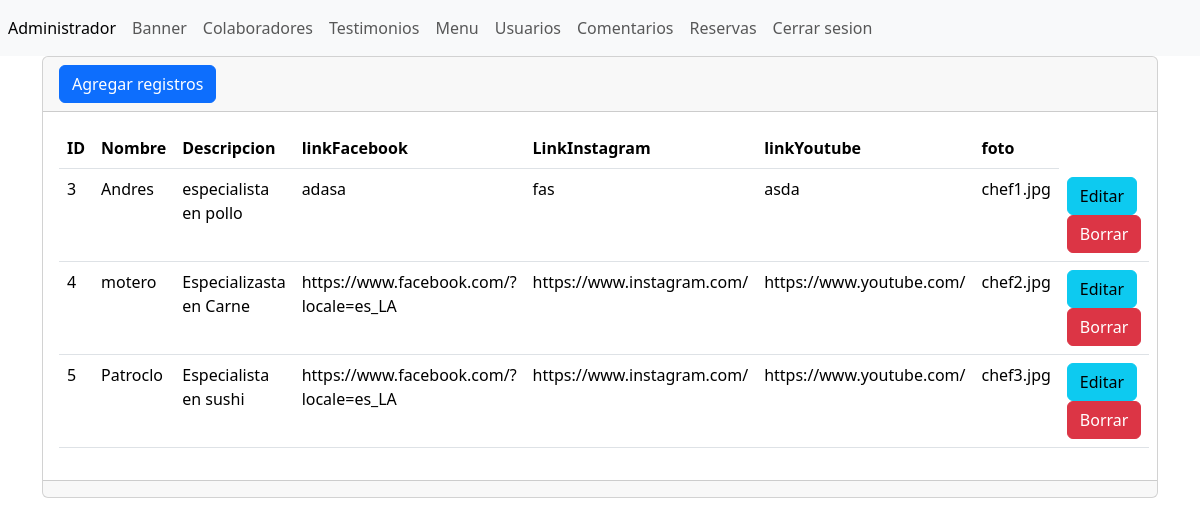
Page /admin/seccion/colaboradores/index.php on the committed database.
### tables this page shows
CREATE TABLE `colaboradores` (
  `id` int(11) NOT NULL,
  `nombre` varchar(255) NOT NULL,
  `descripcion` varchar(255) NOT NULL,
  `linkfacebook` varchar(255) NOT NULL,
  `linkinstagram` varchar(255) NOT NULL,
  `linkyoutube` varchar(255) NOT NULL,
  `foto` varchar(255) NOT NULL
);

### admin/seccion/colaboradores/index.php (the view, shortened to what this page needs)
<?php
include("../../bd.php");
$sentencia=$pdo->prepare("SELECT * FROM colaboradores;");
$sentencia->execute();
$resultado=$sentencia->fetchAll(PDO::FETCH_ASSOC);
?>
<!doctype html>
<html lang="en">
<head>
    <link
        href="https://cdn.jsdelivr.net/npm/bootstrap@5.3.2/dist/css/bootstrap.min.css"
        rel="stylesheet"
 />
</head>
<body>
    <header>
        <?php include("../../templates/header.php"); ?>
    </header>
    <main>
        <section class="container">
            <div class="card">
                <div class="card-header">
                    <a name="" id="" class="btn btn-primary" href="crear.php" role="button">Agregar registros</a>
                </div>
                <div class="card-body">
                    <div
                        class="table-responsive-sm">
                        <table
                            class="table">
                            <thead>
                                <tr>
                                    <th scope="col">ID</th>
                                    <th scope="col">Nombre</th>
                                    <th scope="col">Descripcion</th>
                                    <th scope="col">linkFacebook</th>
                                    <th scope="col">LinkInstagram</th>
                                    <th scope="col">linkYoutube</th>
                                    <th scope="col">foto</th>
                                </tr>
                            </thead>
                            <tbody>
                                <?php foreach($resultado as $key => $value):?>
                                <tr class="">
                                    <td><?php echo $value["id"];?></td>
                                    <td><?php echo $value["nombre"];?></td>
                                    <td><?php echo $value["descripcion"];?></td>
                                    <td><?php echo $value["linkfacebook"];?></td>
                                    <td><?php echo $value["linkinstagram"];?></td>
                                    <td><?php echo $value["linkyoutube"];?></td>
                                    <td><?php echo $value["foto"];?></td>
                                    <td>
                                        <a name="" id="" class="btn btn-info" href="editar.php?txtID=<?php echo $value["id"]; ?>" role="button">Editar</a>
                                        <a name="" id="" class="btn btn-danger" href="index.php?txtID= <?php echo $value["id"];?>" role="button">Borrar</a>
                                    </td>
                                </tr>
                                <?php endforeach; ?>
                            </tbody>
                        </table>
                    </div>
                </div>
                <div class="card-footer text-muted"></div>
            </div>
        </section>
    </main>
</body>
</html>

### rows in the picture
colaboradores: id "3", nombre "Andres", descripcion "especialista en pollo", linkfacebook "adasa", linkinstagram "fas", linkyoutube "asda", foto "chef1.jpg"
colaboradores: id "4", nombre "motero", descripcion "Especializasta en Carne", linkfacebook "https://www.facebook.com/?locale=es_LA", linkinstagram "https://www.instagram.com/", linkyoutube "https://www.youtube.com/", foto "chef2.jpg"
colaboradores: id "5", nombre "Patroclo", descripcion "Especialista en sushi", linkfacebook "https://www.facebook.com/?locale=es_LA", linkinstagram "https://www.instagram.com/", linkyoutube "https://www.youtube.com/", foto "chef3.jpg"
